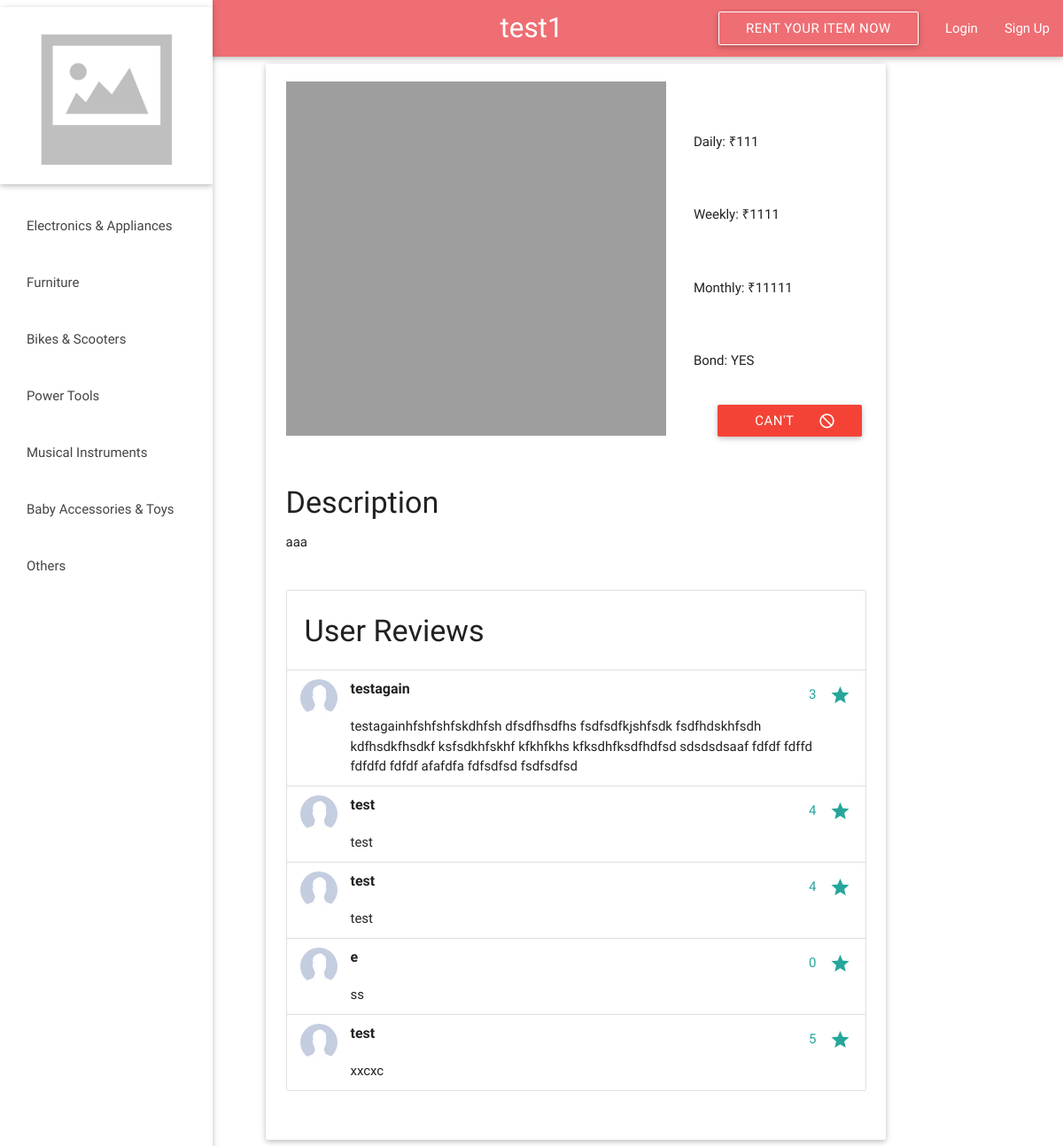
The app's page /product.php?pid=10023 with its own data.
### tables this page shows
CREATE TABLE IF NOT EXISTS `Product` (
  `product_ID` int(5) unsigned zerofill NOT NULL AUTO_INCREMENT COMMENT 'P_id',
  `pname` varchar(1000) NOT NULL COMMENT 'Product Name',
  `category` varchar(1000) NOT NULL DEFAULT 'Other' COMMENT 'Product Category',
  `u_ID` bigint(250) DEFAULT NULL COMMENT 'Renter ID',
  `description` varchar(5000) DEFAULT NULL COMMENT 'Product Description',
  `alternate_address` varchar(3000) NOT NULL COMMENT 'alternate address',
  `availability` tinyint(1) NOT NULL DEFAULT '1' COMMENT 'avilable or not',
  `location` varchar(1000) NOT NULL COMMENT 'Product Location',
  `price_day` decimal(10,0) NOT NULL COMMENT 'Price/Day',
  `price_week` decimal(10,0) NOT NULL COMMENT 'Price/Week',
  `price_month` decimal(10,0) NOT NULL COMMENT 'Price/Month',
  `actual_price` decimal(10,0) NOT NULL COMMENT 'product price',
  `bond` tinyint(1) DEFAULT NULL COMMENT 'Bond Required or Not',
  `rating` float NOT NULL DEFAULT '-1' COMMENT 'Product Rating',
  PRIMARY KEY (`product_ID`)
);

CREATE TABLE IF NOT EXISTS `Review` (
  `review_ID` bigint(250) NOT NULL AUTO_INCREMENT COMMENT 'Review/Complaint ID',
  `p_ID` bigint(250) NOT NULL COMMENT 'Foreign key to Transaction',
  `u_ID` bigint(20) NOT NULL COMMENT 'Renter ID',
  `title` varchar(1000) NOT NULL COMMENT 'Review/Complaints Title',
  `description` varchar(3000) NOT NULL COMMENT 'Review/Complaint Description',
  `rating` smallint(6) NOT NULL DEFAULT '0' COMMENT 'rating',
  PRIMARY KEY (`review_ID`)
);

### product.php (the view, shortened to what this page needs)
  <?php
  require_once 'db.php';
	$pname='';
	$price_week='';
	$price_month='';
	$price_day='';
	$actual_price='';
	$bond=0;
	$availability=FALSE;
	$pid=$_GET['pid'];
    if(isset($_GET['pid'])){
    	$query= "SELECT price_week,price_month,price_day,actual_price,pname,bond,description,availability FROM Product WHERE product_ID=?";
		$stmt=$conn->prepare($query);
	    $stmt->bind_param('s',$pid);
		$stmt->execute();
		$description='';
		$stmt->bind_result($price_week,$price_month,$price_day,$actual_price,$pname,$bond,$description,$availability);
}
  ?>
  <!DOCTYPE html>
  <html>
    <head>
      <link type="text/css" rel="stylesheet" href="css/materialize.min.css"  media="screen,projection"/>
    </head>
    <body>
  <header>
		  <ul id="slide-out" class="side-nav fixed col s2 ">
			  <ul>
				<div class="card no-margin">
					<div class="card-image" style="background:#FFF;height:200px;">
							<a href="index.php"><img src="images/sample-1.png" style="transform:scale(0.9,.9);"></a>
					</div>
				</div>
			  </ul>
			  <ul class="no-padding">
				  <li  class="bold"><a class="waves-effect waves-teal sidenava" href="/handminiproject/categorypage.php?cid=Electronics And Home Appliances">Electronics & Appliances</a></li>
				  <li  class="bold"><a class="waves-effect waves-teal sidenava" href="/handminiproject/categorypage.php?cid=Furniture">Furniture</a></li>
				  <li  class="bold"><a class="waves-effect waves-teal sidenava" href="/handminiproject/categorypage.php?cid=Bikes And Scooters">Bikes & Scooters</a></li>
				  <li  class="bold"><a class="waves-effect waves-teal sidenava" href="/handminiproject/categorypage.php?cid=Power Tools">Power Tools</a></li>
				  <li  class="bold"><a class="waves-effect waves-teal sidenava" href="/handminiproject/categorypage.php?cid=Musical Instruments">Musical Instruments</a></li>
				  <li  class="bold"><a class="waves-effect waves-teal sidenava" href="/handminiproject/categorypage.php?cid=Baby Accessories And Toys">Baby Accessories & Toys</a></li>
				  <li  class="bold"><a class="waves-effect waves-teal sidenava" href="/handminiproject/categorypage.php?cid=Others">Others</a></li>
			  </ul>
		  </ul>
	   <div class="">
	   <nav>
		<div class="nav-wrapper fixed">
      <a href="#" class="brand-logo center"><?php echo $pname;?></a>
      <ul id="nav-mobile" class="right hide-on-med-and-down">
             <li><a class='btn nav-wrapper hide-on-med-and-down' style="background:transparent;border:1px solid white;" id="rent" href='addproduct.php' style="line-height: 30px;">Rent Your Item Now</a></li>
      <?php if (isset($_SESSION['loggedin']) && $_SESSION['loggedin']): ?>
        <?php $_SESSION['rerror']='';
 if(getimagesize('http://localhost/handminiproject/images/profile_pics/'.$_SESSION['uid'])!==false): ?><li><img style="height:50px;width:50px;"src=<?php echo "images/profile_pics/".$_SESSION['uid'];?> class="circle propic" onerror="this.src='images/logo.png';"><?php else:?><li><img style="height:50px;width:50px;"src="images/sample-1.jpg" class="circle propic"><?php  endif;?></li><li style="padding-left:10px;"><?php echo $_SESSION["name"];?></li></li><li><a href="#" data-activates="drop" class="dropdown-button  dropdown-button1 disableClick"><i class="material-icons ">arrow_drop_down</i></a></li>
					<ul id='drop' class='dropdown-content'>
						<li><a href="myaccount.php">My Account</a></li>
						<li class="divider"></li>
						<li><a href="#" id="logout" onclick="logout()" >Logout</a></li>
					</ul>
      <?php else:?>
        <li><a class="modal-trigger" href="#login">Login</a></li>
        <li><a class="modal-trigger" href="#signup">Sign Up</a></li>
	  <?php endif;?>
		</ul>
	</div>
	</div>
	</header>
		<div class="row">
			<div class="card-panel col s12 m7 offset-m3 left" style="padding-top: 20px;">
				<div class="row">
				<div class="col s12 m8">
				<div class="slider">
				<ul class="slides">
					</ul>
				</div>
				</div>
				<div class="col s12 m4" style="padding: 20px;">
				<p style="line-height:450%">Daily: &#8377;<span id="pday"><?php echo $price_day;?></span><br/><p>
				<p style="line-height:450%">Weekly: &#8377;<span id="pweek"><?php echo $price_week;?> </span><br/><p>
				<p style="line-height:450%">Monthly: &#8377;<span id="pmonth"><?php echo $price_month;?></span><br/><p>
				<p style="line-height:450%">Bond: <?php if($bond==1){echo"YES";}else{echo "NO";}?><br/><p>
					<div class="col s12 offset-m1 offset-s3">
						<?php if(!$availability): ?>
						<a class="waves-effect waves-light red btn" ><i class="material-icons right">not_interested</i>Can't Rent</a>
					<?php else: ?>
						<a href="#rentout" class="waves-effect waves-light btn modal-trigger" ><i class="material-icons right">send</i>Rent Now</a>
					<?php endif; ?>
					</div>
				</div>
				<div class="row">
					<div class="col s12">
						<h4>Description</h4>
						<p><?php echo $description; ?></p>
					</div>
				</div>
				<div class="row">
					<div class="col s12">
						  <ul class="collection with-header">
							<li class="collection-header"><h4>User Reviews</h4></li>
							<?php
							    $query= "SELECT u_ID,title,description,rating FROM Review WHERE p_ID=? ORDER BY review_ID DESC";
								$stmt=$conn->prepare($query);
	    						$stmt->bind_param('s',$pid);
								$stmt->execute();
								$description='';
								$title='';
								$rid='';
								$rating='';
								$num_rows=0;
								$stmt->bind_result($rid,$title,$description,$rating);
								while($stmt->fetch() && $num_rows<5) {
									$num_rows++;
									?>
									<li class="collection-item avatar">
									<?php
								 if((getimagesize('http://localhost/handminiproject/images/profile_pics/'.$rid)!==false)){
								 	?>
							  	<img src="images/profile_pics/<?php echo "$rid";?>" alt="" class="circle">
								<?php
								 }else{
								 	?>
							  	<img src="images/sample-1.jpg" alt="" class="circle">
								<?php
								 }
								 ?>
							  <div class="row">
							  <b><span class="title"><?php echo "$title";?></span></b>
							  </div>
							  <p class=""><?php echo "$description";?></p>
							  <a href="#!" class="secondary-content"><?php echo "$rating"; ?><i class="material-icons right">grade</i></a>
							</li>
								<?php
								}
								  ?>
						  </ul>
					</div>
				</div>
			</div>
        </div>
    </body>
  </html>

### records on screen
product: pname "test1", price_day "111", price_week "1111", price_month "11111", description "aaa"
review: title "testagain", description "testagainhfshfshfskdhfsh dfsdfhsdfhs fsdfsdfkjshfsdk fsdfhdskhfsdh kdfhsdkfhsdkf ksfsdkhfskhf kfkhfkhs kfksdhfksdfhdfsd sdsdsdsaaf fdfdf fdffd fdfdfd fdfdf afafdfa fdfsdfsd fsdfsdfsd", rating "3"
review: title "test", description "test", rating "4"
review: title "test", description "test", rating "4"
review: title "e", description "ss", rating "0"
review: title "test", description "xxcxc", rating "5"
